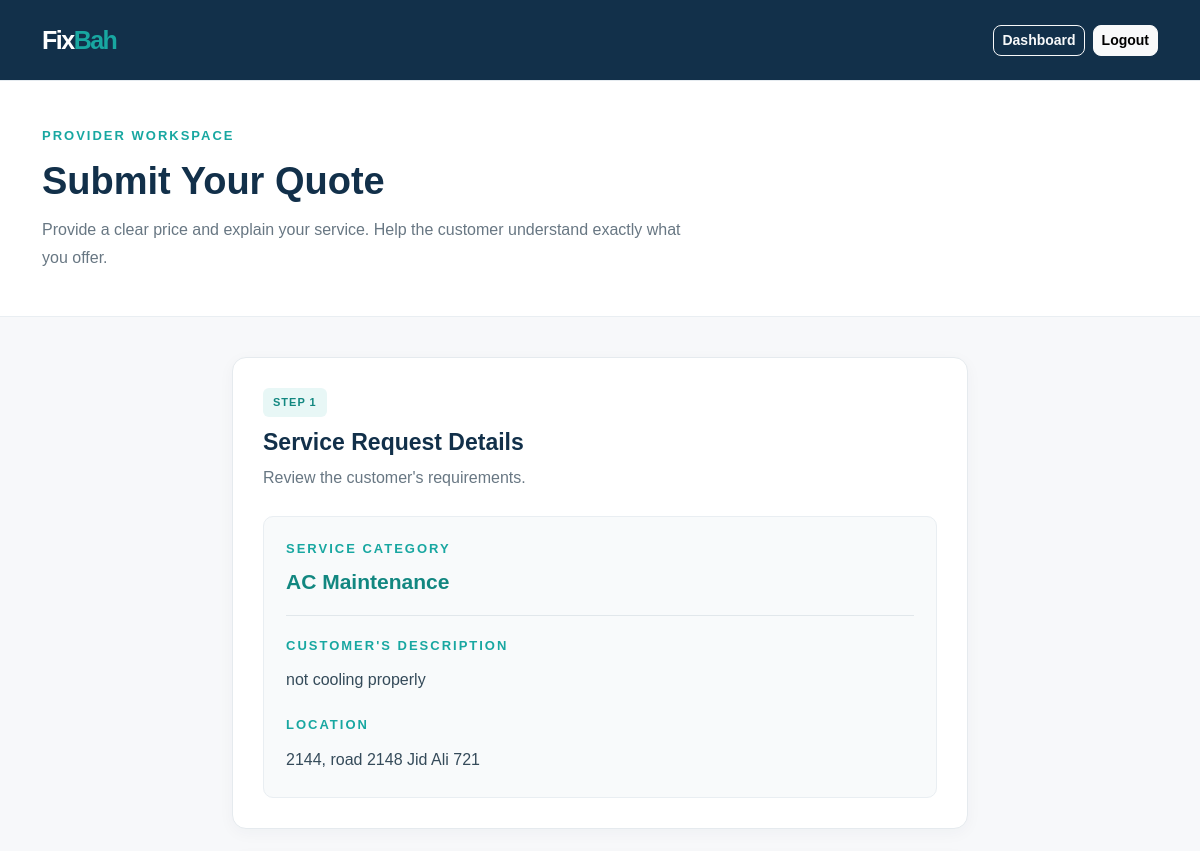
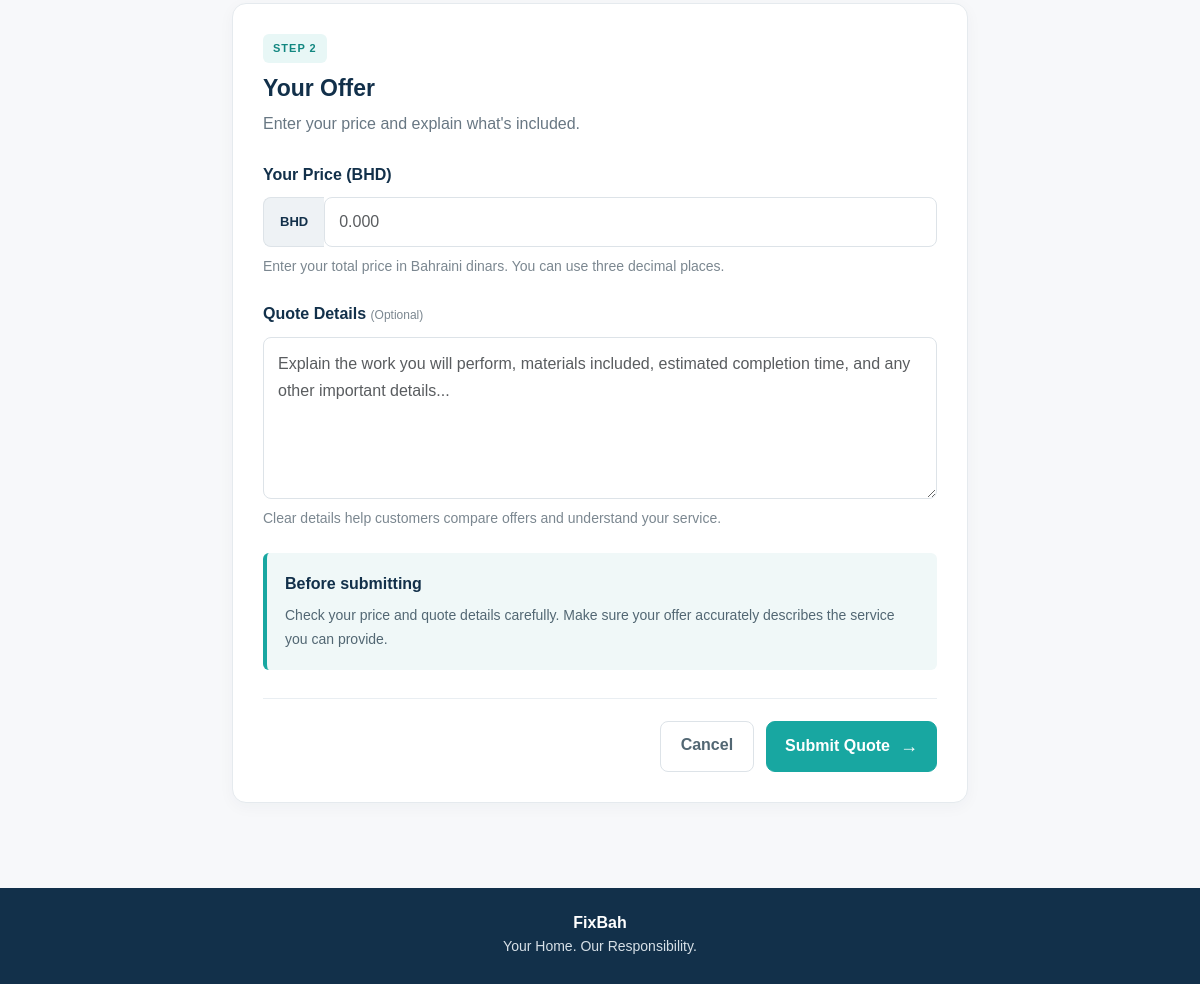
Page /submit-quote/9 (signed in) on the committed database (2 pictures, top to bottom).
### tables this page shows
CREATE TABLE categories (
    id INTEGER PRIMARY KEY AUTOINCREMENT,
    name TEXT UNIQUE NOT NULL,
    description TEXT
);

CREATE TABLE service_requests (
    id INTEGER PRIMARY KEY AUTOINCREMENT,
    customer_id INTEGER NOT NULL,
    category_id INTEGER NOT NULL,
    description TEXT NOT NULL,
    location TEXT NOT NULL,
    status TEXT NOT NULL DEFAULT 'open',
    created_at DATETIME DEFAULT CURRENT_TIMESTAMP,
    FOREIGN KEY (customer_id) REFERENCES users(id),
    FOREIGN KEY (category_id) REFERENCES categories(id)
);

### app.py (the view, shortened to what this page needs)
@app.route("/submit-quote/<int:request_id>", methods=["GET", "POST"])
def submit_quote(request_id):
    if "user_id" not in session:
        return redirect(url_for("login"))
    if session.get("role") != "provider":
        return redirect(url_for("dashboard"))
    db = get_db_connection()
    try:
        provider = db.execute(
            "SELECT id FROM providers WHERE user_id = ?",
            (session["user_id"],)
        ).fetchone()
        if not provider:
            return redirect(url_for("provider_profile"))
        service_request = db.execute("""
            SELECT
                service_requests.id,
                categories.name AS category_name,
                service_requests.description,
                service_requests.location,
                service_requests.status
            FROM service_requests
            JOIN categories
                ON service_requests.category_id = categories.id
            WHERE service_requests.id = ?
        """, (request_id,)).fetchone()
        if not service_request:
            return "Service request not found.", 404
        if service_request["status"] != "pending":
            return "This service request is no longer available.", 400
        return render_template(
            "submit_quote.html",
            service_request=service_request,
            error=None
        )
    finally:
        db.close()

### database.py (called while the page is built)
def get_db_connection():
    db = sqlite3.connect(DATABASE)
    db.row_factory = sqlite3.Row
    db.execute("PRAGMA foreign_keys = ON")
    return db

### templates/submit_quote.html (shortened to what this page needs)
<!DOCTYPE html>
<html lang="en">
<head>
    <link
        href="https://cdn.jsdelivr.net/npm/bootstrap@5.3.3/dist/css/bootstrap.min.css"
        rel="stylesheet"
    >
    <link
        href="{{ url_for('static', filename='css/style.css') }}"
        rel="stylesheet"
    >
</head>
<body class="quote-page">
    <nav class="navbar quote-navbar">
        <div class="container">
            <a class="navbar-brand quote-brand" href="/">
                Fix<span>Bah</span>
            </a>
            <div class="d-flex gap-2">
                <a
                    href="{{ url_for('provider_dashboard') }}"
                    class="btn btn-outline-light btn-sm"
                >
                    Dashboard
                </a>
                <a
                    href="{{ url_for('logout') }}"
                    class="btn btn-light btn-sm"
                >
                    Logout
                </a>
            </div>
        </div>
    </nav>
    <header class="quote-header">
        <div class="container">
            <p class="dashboard-label">PROVIDER WORKSPACE</p>
            <h1>Submit Your Quote</h1>
            <p>
                Provide a clear price and explain your service.
                Help the customer understand exactly what you offer.
            </p>
        </div>
    </header>
    <main class="container quote-content">
        <div class="row justify-content-center">
            <div class="col-lg-9 col-xl-8">
                <section class="quote-section">
                    <div class="quote-section-heading">
                        <div>
                            <span class="quote-step">STEP 1</span>
                            <h2>Service Request Details</h2>
                            <p>Review the customer's requirements.</p>
                        </div>
                    </div>
                    <div class="request-summary">
                        <div class="request-service">
                            <span class="request-label">SERVICE CATEGORY</span>
                            <h3>
                                {{ service_request.category_name }}
                            </h3>
                        </div>
                        <div class="request-detail">
                            <span class="request-label">
                                CUSTOMER'S DESCRIPTION
                            </span>
                            <p>{{ service_request.description }}</p>
                        </div>
                        <div class="request-detail">
                            <span class="request-label">LOCATION</span>
                            <p>{{ service_request.location }}</p>
                        </div>
                    </div>
                </section>
                <section class="quote-section quote-form-section">
                    <div class="quote-section-heading">
                        <div>
                            <span class="quote-step">STEP 2</span>
                            <h2>Your Offer</h2>
                            <p>Enter your price and explain what's included.</p>
                        </div>
                    </div>
                    <form method="POST">
                        <div class="mb-4">
                            <label for="price" class="form-label">
                                Your Price (BHD)
                            </label>
                            <div class="price-input-wrapper">
                                <span class="price-currency">BHD</span>
                                <input
                                    type="number"
                                    class="form-control price-input"
                                    id="price"
                                    name="price"
                                    min="0.001"
                                    step="0.001"
                                    placeholder="0.000"
                                    required
                                >
                            </div>
                            <div class="form-text">
                                Enter your total price in Bahraini dinars.
                                You can use three decimal places.
                            </div>
                        </div>
                        <div class="mb-4">
                            <label for="description" class="form-label">
                                Quote Details
                                <span class="optional-label">(Optional)</span>
                            </label>
                            <textarea
                                class="form-control quote-textarea"
                                id="description"
                                name="description"
                                rows="5"
                                maxlength="1000"
                                placeholder="Explain the work you will perform, materials included, estimated completion time, and any other important details..."
                            ></textarea>
                            <div class="form-text">
                                Clear details help customers compare offers
                                and understand your service.
                            </div>
                        </div>
                        <div class="quote-notice">
                            <strong>Before submitting</strong>
                            <p>
                                Check your price and quote details carefully.
                                Make sure your offer accurately describes
                                the service you can provide.
                            </p>
                        </div>
                        <div class="quote-form-actions">
                            <a
                                href="{{ url_for('provider_requests') }}"
                                class="btn btn-quote-cancel"
                            >
                                Cancel
                            </a>
                            <button
                                type="submit"
                                class="btn btn-primary-brand"
                            >
                                Submit Quote
                                <span aria-hidden="true">&rarr;</span>
                            </button>
                        </div>
                    </form>
                </section>
            </div>
        </div>
    </main>
    <footer class="dashboard-footer">
        <div class="container text-center">
            <strong>FixBah</strong>
            <p>Your Home. Our Responsibility.</p>
        </div>
    </footer>
</body>
</html>

### rows in the picture
categories: category_name "AC Maintenance"
service_requests: description "not cooling properly", location "2144, road 2148 Jid Ali 721"
